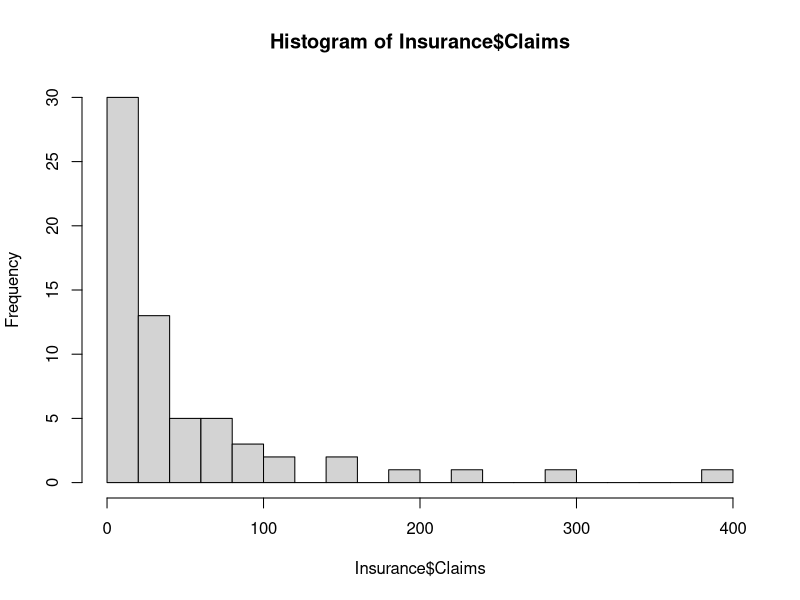

The R script that drew this image:
## ---- chunk 1
library(MASS,warn.conflicts = FALSE,quietly = TRUE) # Insurance; glm.nb
library(AER,warn.conflicts = FALSE,quietly = TRUE)  # dispersion.test

# Load data from package MASS
data(Insurance) 

df       <- data.frame(Insurance , 
                       logholders = log(Insurance$Holders))   # logholders --> offset
df$Group <- factor(df$Group,ordered = FALSE)
## ---- chunk 2
summary(Insurance)
hist(Insurance$Claims, breaks = 20)
## ---- chunk 3
mod_pois_1 <- glm(Claims ~ Group, 
                    family = poisson, 
                    data   = df)
summary(mod_pois_1)
## ---- chunk 4
mod_pois_2 <- glm(Claims ~ Group + offset(logholders), 
                  family = poisson, 
                  data   = df)
summary(mod_pois_2)
## ---- chunk 5
dispersiontest(mod_pois_1, trafo = 1)
dispersiontest(mod_pois_2, trafo = 1)
